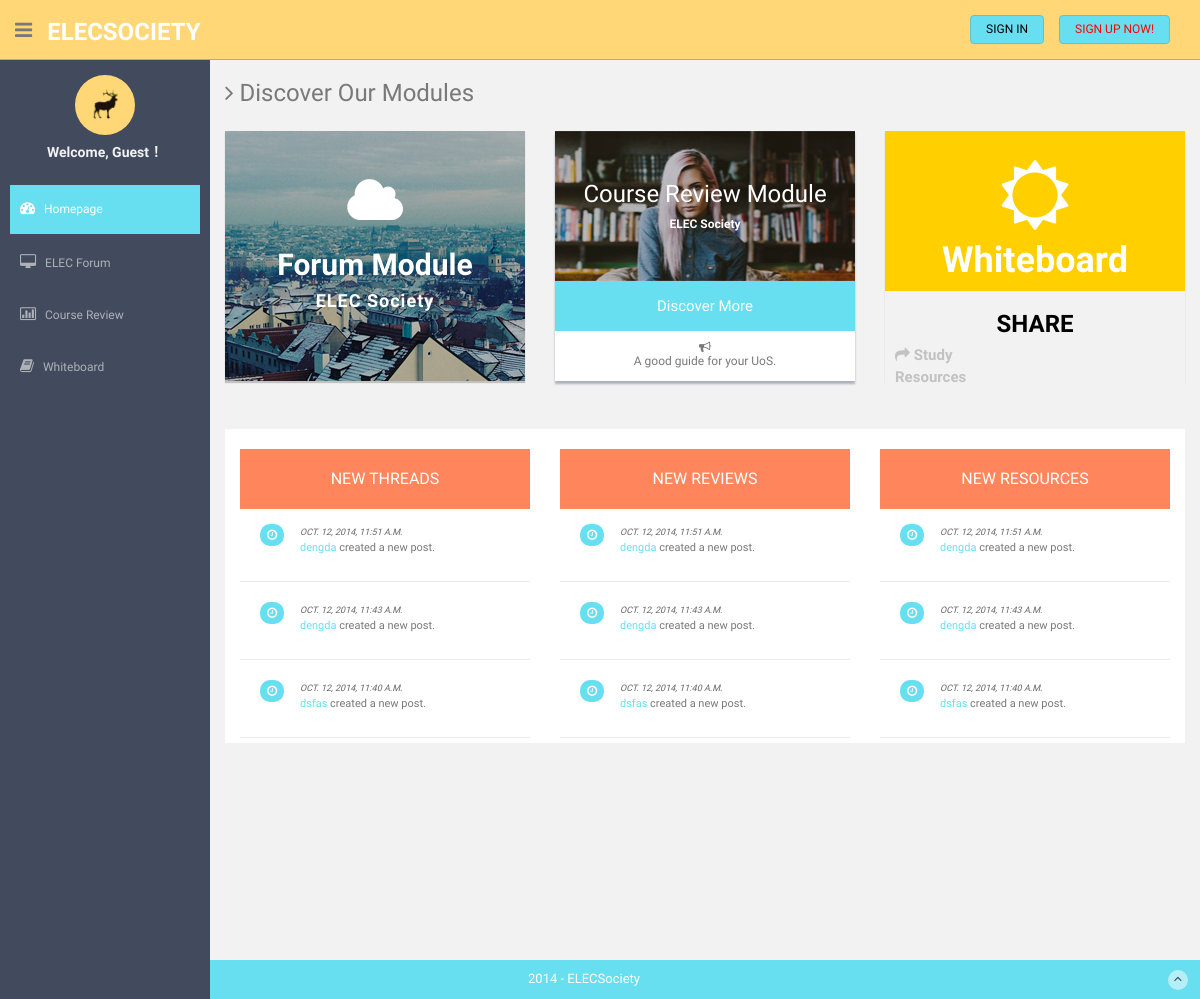
The page / on the database its author committed.
### forumapp/models.py (models this page shows, shortened)
class Thread(models.Model):
    is_intrash = models.BooleanField(default=False) # true or false
    title = models.CharField(max_length=50)
    replies = models.IntegerField(default=0)
    views = models.IntegerField(default=0)
    author = models.ForeignKey(User)
    category = models.ManyToManyField(Category, blank=True)
    like = models.IntegerField(default = 0) # .. same as facebook "like" counter
    content = models.TextField()
    lastpost = models.DateTimeField(auto_now=True)
    update_time = models.DateTimeField(auto_now=True)
    publish_time = models.DateTimeField(auto_now_add=True)

### forumapp/views.py (the view)
# urls.py: url(r'^$', views.index, name='index'),
def index(request):
    new_threads=Thread.objects.filter(is_intrash=False).order_by('-publish_time').all()[0:5]
    return render_to_response('index.html' ,locals(),context_instance=RequestContext(request))

### forumapp/templates/index.html (shortened to what this page needs)
{% extends "base.html" %}
 {% block sidebar %}
                  <li class="mt">
                      <a id="nav_homepage" class="active" href="/">
                          <i class="fa fa-dashboard"></i>
                          <span>Homepage</span>
                      </a>
                  </li>
                  <li class="sub-menu">
                      <a href="javascript:;" >
                          <i class="fa fa-desktop"></i>
                          <span>ELEC Forum</span>
                      </a>
                  </li>
                  <li class="sub-menu">
                      <a href="/course/" >
                          <i class="fa fa-bar-chart-o"></i>
                          <span>Course Review</span>
                      </a>
                  </li>
                  <li class="sub-menu">
                      <a href="/whiteboard/" >
                          <i class="fa fa-book"></i>
                          <span>Whiteboard</span>
                      </a>
                  </li>
   {% endblock %}
       {% block content %}
        <h3><i class="fa fa-angle-right"></i> Discover Our Modules</h3>
       <div class="row mt">
                        <div class="col-md-4 col-sm-4 mb">
              <div  class="weather pn">
                <i class="fa fa-cloud fa-4x"></i>
                <h2><a href="/general_thread_list/" style="color:white;">Forum Module</a></h2>
                <h4 >ELEC Society</a></h4>
              </div>
            </div>
        <div class="col-lg-4 col-md-4 col-sm-4 mb">
              <div class="content-panel pn">
                <div id="profile-01">
                  <h3>Course Review Module</h3>
                  <h6>ELEC Society</h6>
                </div>
                <div class="profile-01 centered">
                  <p><a href="/general_thread_list/" style="color:white;">Discover More</a></p>
                </div>
                <div class="centered">
                  <h6><i class="fa fa-bullhorn"></i><br/>A good guide for your UoS.</h6>
                </div>
              </div><! --/content-panel -->
            </div><! --/col-md-4 -->
            <div class="col-lg-4 col-md-4 col-sm-4 mb">
              <div class="weather-3 pn centered">
                <i class="fa fa-sun-o"></i>
                <h1>Whiteboard</h1>
                <div class="info">
                  <div class="row">
                      <h3 class="centered"><a  href="/whiteboard/" style="color:black;">SHARE</a></h3>
                    <div class="col-sm-6 col-xs-6 pull-left">
                      <p class="goleft"><i class="fa fa-share"></i> Study Resources</p>
                    </div>
                  </div>
                </div>
              </div>
            </div><! --/col-md-4 -->
          </div>
                  <div class="col-md-4 col-sm-4 ds">
            <h3>NEW THREADS</h3>
                      {% if new_threads %}
                      {% for thread in new_threads %}
                      <div class="desc">
                        <div class="thumb">
                          <span class="badge bg-theme"><i class="fa fa-clock-o"></i></span>
                        </div>
                        <div class="details">
                          <p><muted>{{thread.publish_time}}</muted><br/>
                             <a href="/profile/{{thread.author.id}}">{{thread.author}}</a> created a new post.<br/>
                          </p>
                        </div>
                      </div>
                      {% endfor %}
                      {% endif%}
                  </div>
   <div class="col-lg-4 col-md-4 col-sm-4  ds">
            <h3>NEW REVIEWS</h3>
                      {% if new_threads %}
                      {% for thread in new_threads %}
                      <div class="desc">
                        <div class="thumb">
                          <span class="badge bg-theme"><i class="fa fa-clock-o"></i></span>
                        </div>
                        <div class="details">
                          <p><muted>{{thread.publish_time}}</muted><br/>
                             <a href="#">{{thread.author}}</a> created a new post.<br/>
                          </p>
                        </div>
                      </div>
                      {% endfor %}
                      {% endif%}
                  </div>
                 <div class="col-lg-4 col-md-4 col-sm-4 ds">
            <h3>NEW RESOURCES</h3>
                      {% if new_threads %}
                      {% for thread in new_threads %}
                      <div class="desc">
                        <div class="thumb">
                          <span class="badge bg-theme"><i class="fa fa-clock-o"></i></span>
                        </div>
                        <div class="details">
                          <p><muted>{{thread.publish_time}}</muted><br/>
                             <a href="#">{{thread.author}}</a> created a new post.<br/>
                          </p>
                        </div>
                      </div>
                      {% endfor %}
                      {% endif%}
                  </div>
        {% endblock %}

### forumapp/static/assets/css/style.css (style rules this page uses)
body { color: #797979; background: #f2f2f2; font-family: 'Ruda', sans-serif; padding: 0px !important; margin: 0px !important; font-size:13px; }
ul li { list-style: none; }
a, a:hover, a:focus { text-decoration: none; outline: none; }
.bg-theme { background-color: #68dff0; }
.centered { text-align: center; }
.goleft { text-align: left; }
.mt { margin-top: 25px; }
.mb { margin-bottom: 25px; }
#sidebar ul li { position: relative; }
ul.sidebar-menu li { margin-bottom: 5px; margin-left:10px; margin-right:10px; }
ul.sidebar-menu li.sub-menu { line-height: 15px; }
ul.sidebar-menu li a span { display: inline-block; }
ul.sidebar-menu li a { color: #aeb2b7; text-decoration: none; display: block; padding: 15px 0 15px 10px; font-size: 12px; outline: none; -webkit-transition: all 0.3s ease; -moz-transition: all 0.3s ease; -o-transition: all 0.3s ease; -ms-transition: all 0.3s ease; transition: all 0.3s ease; }
ul.sidebar-menu li a.active, ul.sidebar-menu li a:hover, ul.sidebar-menu li a:focus { background: #68dff0; color: #fff; display: block; -webkit-transition: all 0.3s ease; -moz-transition: all 0.3s ease; -o-transition: all 0.3s ease; -ms-transition: all 0.3s ease; transition: all 0.3s ease; }
ul.sidebar-menu li a i { font-size: 15px; padding-right: 6px; }
ul.sidebar-menu li a.active i { color: #fff; }
.ds { background: #ffffff; padding-top: 20px; }
.ds h3 { color: #ffffff; font-size: 16px; padding: 0 10px; line-height: 60px; height: 60px; margin: 0; background: #ff865c; text-align: center; }
.ds i { font-size: 12px; line-height: 16px; }
.ds .desc { border-bottom: 1px solid #eaeaea; display: inline-block; padding: 15px 0; width: 100%; }
.ds .thumb { width: 30px; margin: 0 10px 0 20px; display: block; float: left; }
.ds .details { width: 170px; float: left; }
.ds > .desc p { font-size: 11px; }
.ds p > muted { font-size: 9px; text-transform: uppercase; font-style: italic; color: #666666 }
.ds a { color: #68dff0; }
.pn { height: 250px; box-shadow: 0 2px 1px rgba(0, 0, 0, 0.2); }
.content-panel { background: #ffffff; box-shadow: 0px 3px 2px #aab2bd; padding-top: 15px; padding-bottom: 5px; }
.weather { background: url(../img/weather.jpg) no-repeat center top; text-align: center; background-position: center center; }
.weather i { color: white; margin-top: 45px; }
.weather h2 { color: white; font-weight: 900; }
.weather h4 { color: white; font-weight: 900; letter-spacing: 1px; }
.weather-3 { background: #ffcf00; }
.weather-3 i { color: white; margin-top: 30px; font-size: 70px; }
.weather-3 h1 { margin-top: 10px; color: white; font-weight: 900; }
.weather-3 .info { background: #f2f2f2; }
.weather-3 .info i { font-size: 15px; color: #c2c2c2; margin-bottom: 0px; margin-top: 10px; }
.weather-3 .info h3 { font-weight: 900; margin-bottom: 0px; }
.weather-3 .info p { margin-left: 10px; margin-right: 10px; margin-bottom: 16px; color: #c2c2c2; font-size: 15px; font-weight: 700; }
#profile-01 { background: url(../img/profile-01.jpg) no-repeat center top; margin-top: -15px; background-attachment: relative; background-position: center center; min-height: 150px; width: 100%; -webkit-background-size: 100%; -moz-background-size: 100%; -o-background-size: 100%; background-size: 100%; -webkit-background-size: cover; -moz-background-size: cover; -o-background-size: cover; background-size: cover; }
#profile-01 h3 { color: white; padding-top: 50px; margin: 0px; text-align: center; }
#profile-01 h6 { color: white; text-align: center; margin-bottom: 0px; font-weight: 900; }
.profile-01 { background: #68dff0; height: 50px; }
.profile-01 p { color: white; padding-top: 15px; font-weight: 400; font-size: 15px; }

### rows shown on the page
Thread: publish_time "OCT. 12, 2014, 11:51 A.M.", author "dengda"
Thread: publish_time "OCT. 12, 2014, 11:43 A.M.", author "dengda"
Thread: publish_time "OCT. 12, 2014, 11:40 A.M.", author "dsfas"
